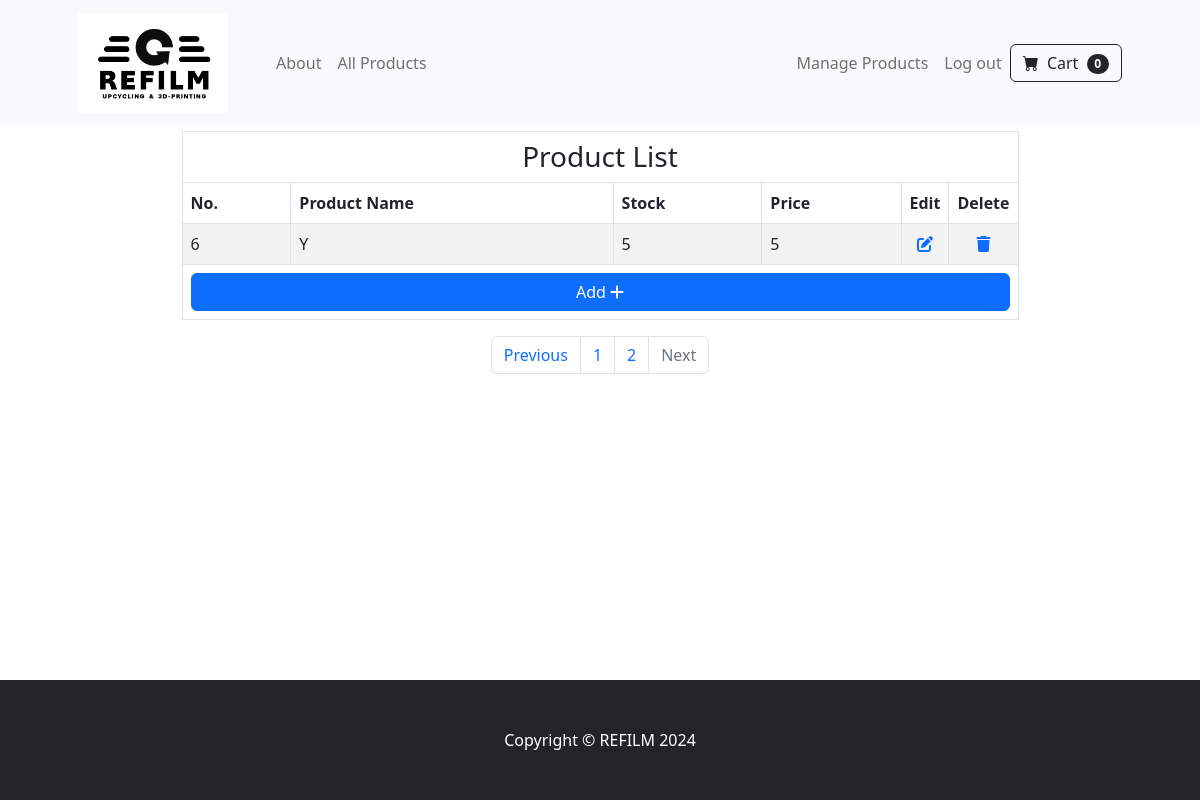
Before: /manage?page=2 (signed in) with the older database file.
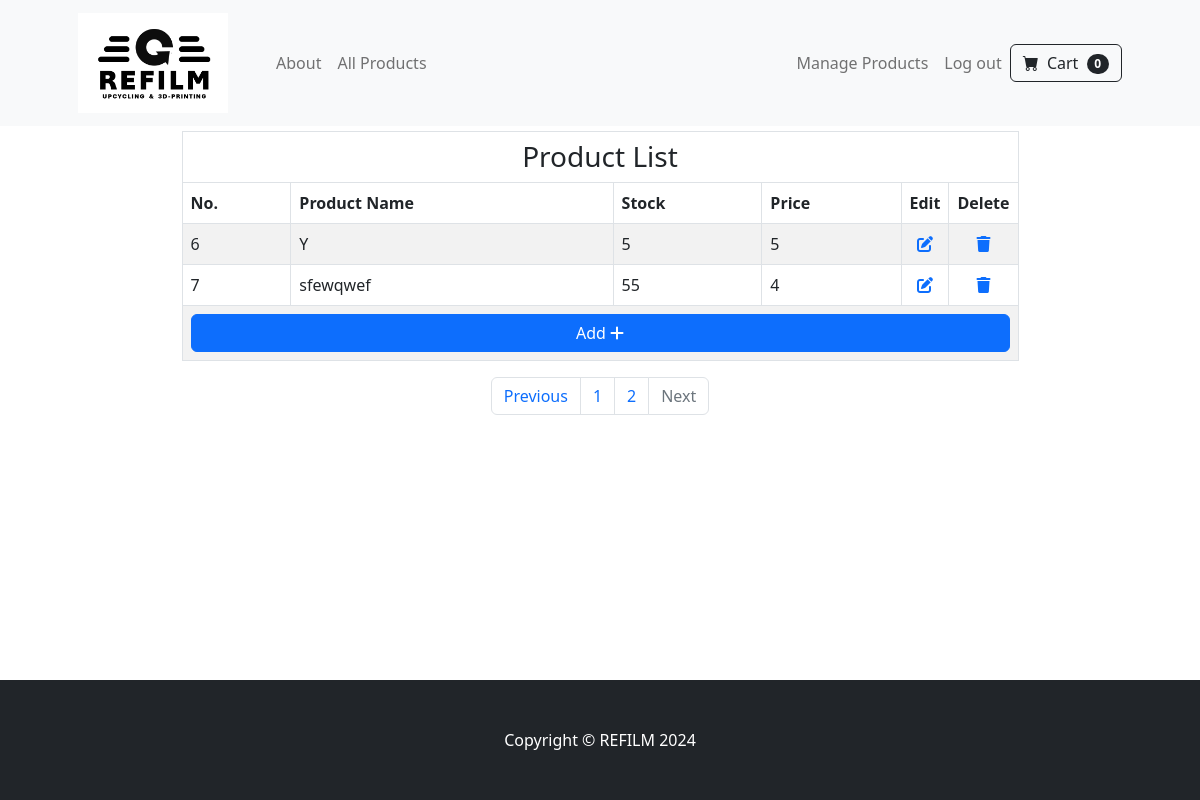
After: the same page with the newer database file.
### tables this page shows
CREATE TABLE products (id INTEGER PRIMARY KEY AUTOINCREMENT NOT NULL, productname TEXT NOT NULL, quantity INTEGER NOT NULL, price INTEGER NOT NULL);

### app.py (the view)
@app.route('/manage')
@login_required
def manage():
    page = int(request.args.get('page', 1))
    product_id = db.execute("SELECT id FROM products")
    product_name = db.execute("SELECT productname FROM products")
    quantity = db.execute("SELECT quantity FROM products")
    price = db.execute("SELECT price FROM products")
    length = len(product_id)
    products = []
    for i in range(length):
        products.append({"index": i + 1, "product_name": product_name[i]["productname"], "quantity": quantity[i]["quantity"], "price": price[i]["price"], "product_id":int(product_id[i]["id"])})
    start = (page - 1) * PER_PAGE
    end = start + PER_PAGE
    products = products[start:end]
    pagination_links = []
    total_pages = (length // PER_PAGE) + (length % PER_PAGE > 0)
    for num in range(1, total_pages + 1):
        link = url_for('manage', page=num)  # Generate URL for each page
        pagination_links.append(link)
    return render_template("manage.html", products=products, pagination_links=pagination_links, page=page)

### helpers.py (called while the page is built)
def login_required(f):
    @wraps(f)
    def decorated_function(*args, **kwargs):
        if session.get("user_id") is None:
            return redirect("/login")
        return f(*args, **kwargs)
    return decorated_function

### templates/manage.html (shortened to what this page needs)
{% extends "layout.html" %}
{% block content %}
    <div class="container">
        <table class="table table-striped table-bordered mx-auto" style="width : 75%; height:fit-content; margin-top: 5px">
            <thead>
                <tr>
                    <th colspan="6" class="text-center h3">Product List</th>
                </tr>
                <tr>
                    <th>No.</th>
                    <th>Product Name</th>
                    <th>Stock</th>
                    <th>Price</th>
                    <th style="width:5%; text-align:center">Edit</th>
                    <th style="width:5%; text-align:center">Delete</th>
                </tr>
            </thead>
            <tbody>
                {% for product in products %}
                    <tr>
                        <td>{{ product.index }}</td>
                        <td>{{ product.product_name }}</td>
                        <td>{{ product.quantity }}</td>
                        <td>{{ product.price }}</td>
                        <td style="text-align:center"><a href="edit/{{ product.product_id }}"><i class="fa-solid fa-pen-to-square"></i></a></td>
                        <td style="text-align:center"><a href="delete/{{ product.product_id }}"><i class="fa-solid fa-trash"></i></a></td>
                    </tr>
                {% endfor %}
                <tr>
                    <th colspan="6"><a href="/add" class="btn btn-primary" style="width:100%; height:100%">Add <i class="fa-solid fa-plus"></i></a>  </th>
                </tr>
            </tbody>
        </table>
        <nav aria-label="Page navigation">
            <ul class="pagination justify-content-center">
                {% if page == 1 %}
                    <li class="page-item disabled">
                        <a class="page-link">Previous</a>
                    </li>
                {% else %}
                    <li class="page-item">
                        <a class="page-link" href="{{ url_for('manage', page=page-1) }}">Previous</a>
                    </li>
                {% endif %}
                {% for link in pagination_links %}
                    <li class="page-item">
                        <a class="page-link" href="{{ link }}">{{ loop.index }}</a>
                    </li>
                {% endfor %}
                {% if page >= pagination_links|length %}
                    <li class="page-item disabled">
                        <a class="page-link">Next</a>
                    </li>
                {% else %}
                    <li class="page-item">
                        <a class="page-link" href="{{ url_for('manage', page= page + 1) }}">Next</a>
                    </li>
                {% endif %}
            </ul>
        </nav>
    </div>
{% endblock %}

### templates/layout.html (shortened to what this page needs)
<!DOCTYPE html>
<html lang="en">
    <head>
        {% block head %}
        <link href="https://cdn.jsdelivr.net/npm/bootstrap-icons@1.5.0/font/bootstrap-icons.css" rel="stylesheet" />
        <link href="../static/styles.css" rel="stylesheet" />
        {% endblock %}
    </head>
    <body>
        <nav class="navbar navbar-expand-lg navbar-light bg-light">
            <div class="container px-4 px-lg-5">
                <a class="navbar-brand" href="/">
                    <img src="../static/pictures/company_logo.png" width="150" height="100">
                </a>
                <div class="collapse navbar-collapse" id="navbarSupportedContent">
                    <ul class="navbar-nav me-auto mb-2 mb-lg-0 ms-lg-4">
                        <li class="nav-item"><a class="nav-link" href="/about">About</a></li>
                        <li class="nav-item"><a class="nav-link" href="/products">All Products</a></li>
                    </ul>
                    {% if session["user_id"] %}
                        <ul class="navbar-nav ml-auto mb-2 mb-lg-0 ms-lg-4">
                            {% if session["user_id"] == 3 %}
                                <li class="nav-item"><a class="nav-link" href="/manage">Manage Products</a></li>
                            {% endif %}
                            <li class="nav-item"><a class="nav-link" href="/logout">Log out</a></li>
                        </ul>
                        <form class="d-flex" action="/cart" method="get">
                            <button class="btn btn-outline-dark" type="submit">
                                <i class="bi-cart-fill me-1"></i>
                                Cart
                                <span class="badge bg-dark text-white ms-1 rounded-pill">0</span>
                            </button>
                        </form>
                    {% endif %}
                </div>
            </div>
        </nav>
        {% block content %}{% endblock %}
        <footer class="py-5 bg-dark">
            <div class="container"><p class="m-0 text-center text-white">Copyright &copy; REFILM 2024</p></div>
        </footer>
    </body>
</html>

Changed rows visible on the page:
added products: index "7", product_name "sfewqwef", quantity "55", price "4"
